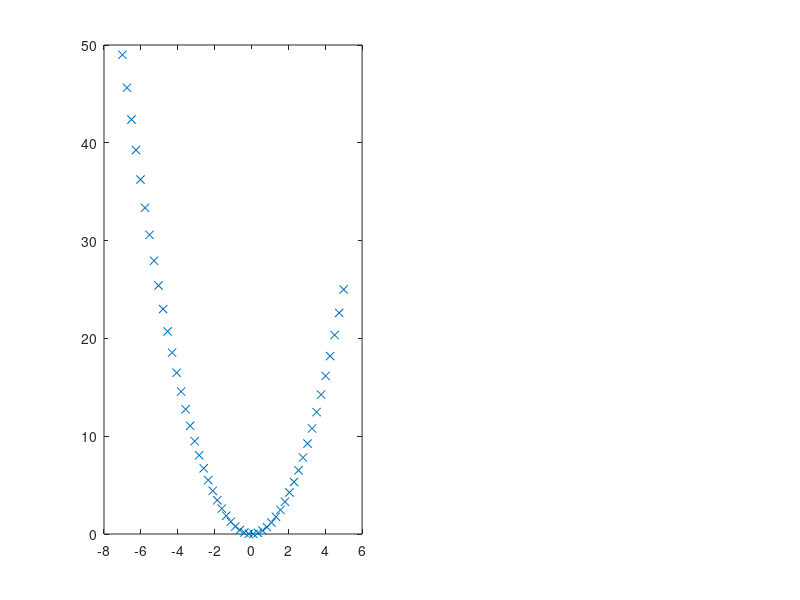

The MATLAB source for this figure: (Note: this script raises an error after producing the figure.)
libPath = '../lib';
if index(path, libPath) == 0
    addpath(libPath);
end

X = linspace(-7, 5, 50);
Y =  (X .^ 2);

clf;
subplot(1,2,1);
plot(X, Y, 'x');

theta = [2, 1, 1];
[J, grad] = lr_cost(theta, [X', (X') .^ 2], Y')

alpha = 0.005
count = 300;
test_count = 10;
fprintf("without regularization:\n");
lambda = 0
[grad, costs] = gradient_descent(@(theta) lr_cost_grad(theta, [X', (X') .^ 2], Y', 0), theta, count, alpha);
fprintf("grad:\n");
disp(grad)
costs(1:test_count,:)
subplot(1,2,2);
plot(costs(:,1), costs(:,2), '-');

subplot(1,2,1);
hold on;
YY = [ones(size(X')(1), 1), X', (X') .^ 2] * grad';
plot(X', YY, '-'); 

lambda = 5;
fprintf("with regularization lambda: %d\n", lambda);

theta = [1 1 1];
[grad, costs] = gradient_descent(@(theta) lr_cost_grad(theta, [X', (X') .^ 2], Y', 0), theta, count, alpha);
fprintf("grad:\n");
disp(grad);
costs(1:test_count,:)
subplot(1,2,2);
hold on;
plot(costs(:,1), costs(:,2), 'r.');

subplot(1,2,1);
hold on;
YY = [ones(size(X')(1), 1), X', (X') .^ 2] * grad';
plot(X', YY, 'r.'); 

